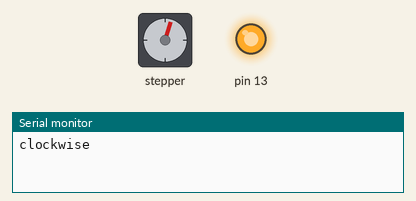
This sketch was run on a simulated Arduino Uno, built with avr-gcc and run on an emulated ATmega328P. Parts: stepper motor, output pins drawn as LEDs (lit = HIGH), the last lines printed to the serial monitor. Stepper angles assume 200 steps per turn.

Above: at 0.15 s.
At 1.38 s:
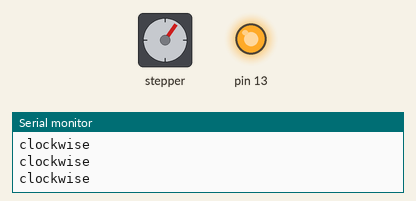
At 3.0 s:
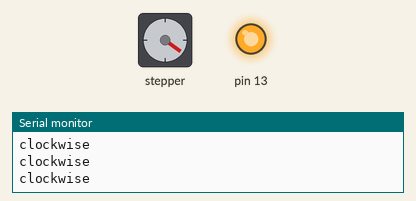
At 4.5 s:
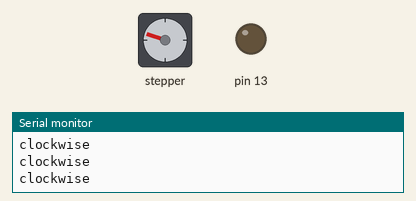
Timing chart, 0 to 6.0 s (numbered marks = the images above):
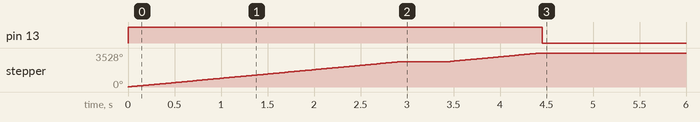

The sketch:

sample3.ino
```cpp
/*
 Stepper Motor Control - one revolution

 This program drives a unipolar or bipolar stepper motor.
 The motor is attached to digital pins 8 - 11 of the Arduino.

 The motor should revolve one revolution in one direction, then
 one revolution in the other direction.


 Created 11 Mar. 2007
 Modified 30 Nov. 2009
 by Tom Igoe

 */

#include <Stepper.h>

const int stepsPerRevolution = 200;  // change this to fit the number of steps per revolution
                                     // for your motor

// initialize the stepper library on pins 8 through 11:
int x=0;
Stepper myStepper(stepsPerRevolution, 8,9,10,11);

void setup() {
  // set the speed at 60 rpm:
  myStepper.setSpeed(150);
  // initialize the serial port:
  Serial.begin(9600);
  pinMode(13,OUTPUT);
}

void loop() {
 // myStepper.setSpeed(200);
  // step one revolution  in one direction:
  /*for(i;i<8;i++)
  {
    digitalWrite(13,HIGH);
     Serial.println("clockwise");
    if(i==7)
    delay(1000);
    myStepper.step(250);


  }*/
  int i=0;
  while(i<2 && x<4)
  {
   digitalWrite(13,HIGH);
   Serial.println("clockwise");


   myStepper.step(490/2);

   i++;
   if(i == 2)
   {
     x++;
     if(x==3)
       delay(500);

   }
  };
      digitalWrite(13,LOW);

}
```

Measured:
- by itself, pin 13: LOW → HIGH at 0.00 s, → LOW 4.5 s later
- by itself, stepper: turns 2646° clockwise in 3.0 s, then 882° clockwise in 0.99 s
